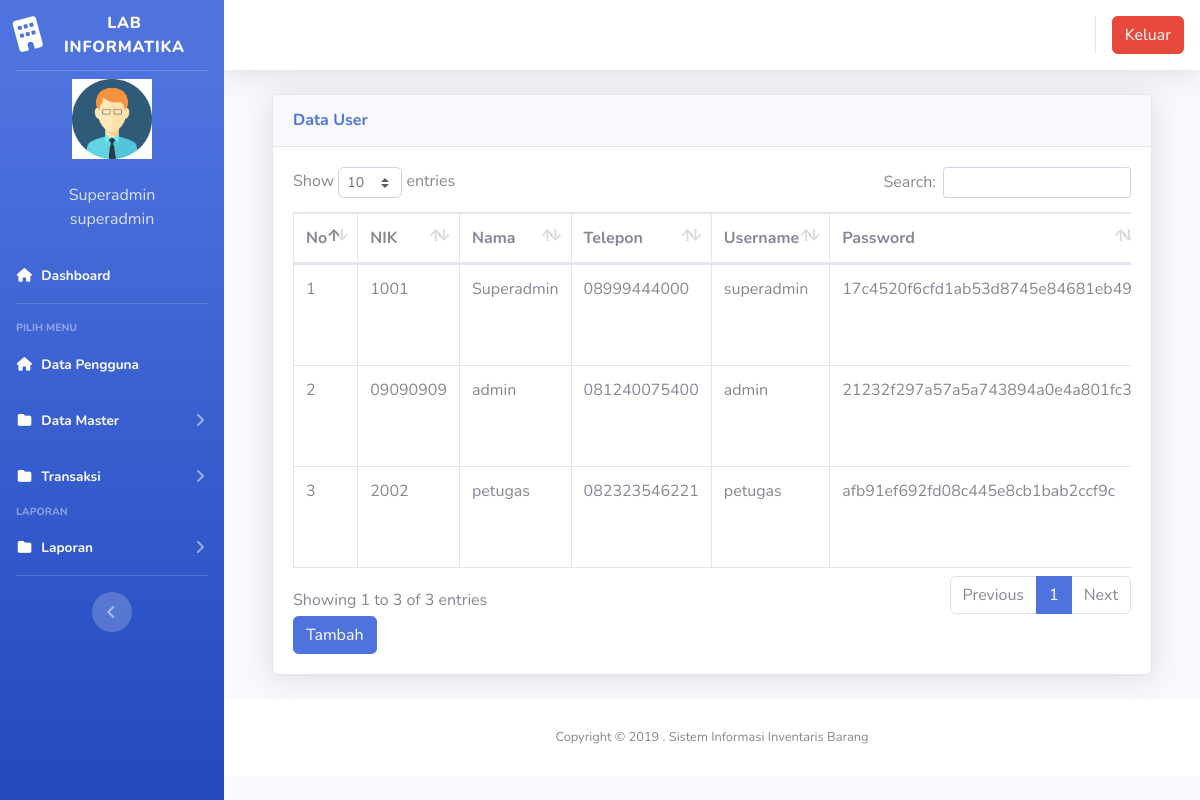
Page /index3.php?page=pengguna (signed in) on the committed database.
### tables this page shows
CREATE TABLE `users` (
  `id` int(11) NOT NULL,
  `nik` varchar(10) NOT NULL,
  `nama` varchar(100) NOT NULL,
  `alamat` varchar(200) NOT NULL,
  `telepon` varchar(100) NOT NULL,
  `username` varchar(100) NOT NULL,
  `password` varchar(100) NOT NULL,
  `level` varchar(25) NOT NULL DEFAULT 'member',
  `foto` varchar(25) NOT NULL
);

### page/pengguna/pengguna.php (the view, shortened to what this page needs)
<div class="container-fluid">
  <div class="card shadow mb-4">
    <div class="card-header py-3">
      <h6 class="m-0 font-weight-bold text-primary">Data User</h6>
    </div>
    <div class="card-body">
      <div class="table-responsive">
        <table class="table table-bordered" id="dataTable" width="100%" cellspacing="0">
        <thead>
                                <tr>
			<th>No</th>
			<th>NIK</th>
			<th>Nama</th>
			<th>Telepon</th>
			<th>Username</th>
                                    <th>Password</th>
                                </tr>
		</thead>
          <tbody>
            <?php
	$no = 1;
	$sql = $koneksi->query("select * from users");
	while ($data = $sql->fetch_assoc()) {
	?>
                                <tr>
                                    <td><?php echo $no++; ?></td>
			<td><?php echo $data['nik'] ?></td>
			<td><?php echo $data['nama'] ?></td>
			<td><?php echo $data['telepon'] ?></td>
                                    <td><?php echo $data['username'] ?></td>
			<td><?php echo $data['password'] ?></td>
                                </tr>
	<?php }?>
		   </tbody>
                        </table>
<a href="?page=pengguna&aksi=tambahpengguna" class="btn btn-primary" >Tambah</a>
      </div>
    </div>
  </div>
</div>

### index3.php (shortened to what this page needs)
<?php
	$koneksi = new mysqli("localhost","root","","inventori");
	?>
<!DOCTYPE html>
<html lang="en">
<head>
  <link href="vendor/fontawesome-free/css/all.min.css" rel="stylesheet" type="text/css">
  <link href="css/sb-admin-2.min.css" rel="stylesheet">
  <link href="vendor/datatables/dataTables.bootstrap4.min.css" rel="stylesheet">
</head>
<body id="page-top">
  <div id="wrapper">
    <ul class="navbar-nav bg-gradient-primary sidebar sidebar-dark accordion" id="accordionSidebar">
      <a class="sidebar-brand d-flex align-items-center justify-content-center" href="index3.php">
        <div class="sidebar-brand-icon rotate-n-15">
          <i class="fas fa-building"></i>
        </div>
        <div class="sidebar-brand-text mx-2">LAB INFORMATIKA</div>
      </a>
      <hr class="sidebar-divider my-0">
 <?php
   if ($_SESSION['superadmin']) {
	   $user = $_SESSION['superadmin'];
   }
   $sql =$koneksi->query("select * from users where id='$user'");
   $data = $sql->fetch_assoc();
   ?>
    <li class="d-flex align-items-center justify-content-center">
        <a class="nav-link">
		 <img src="img/<?php echo $data['foto']?>" class="img-circle" width="80" alt="User"/></a>
	  </li>
		 <li class="nav-item ">
        <a class="nav-link">
         	<div class="d-flex align-items-center justify-content-center" class="name">  <?php echo  $data['nama'];?></div></font>
			<div class="d-flex align-items-center justify-content-center" class="email"><?php echo $data['level'];?></div>
		 </a>
      </li>
      <li class="nav-item active">
        <a class="nav-link" href="?page=home3">
          <i class="fas fa-fw fa-home"></i>
          <span>Dashboard</span></a>
      </li>
      <hr class="sidebar-divider">
      <div class="sidebar-heading">
        Pilih Menu
      </div>
	    <li class="nav-item active">
        <a class="nav-link" href="?page=pengguna">
          <i class="fas fa-fw fa-home"></i>
          <span>Data Pengguna</span></a>
      </li>
	   <li class="nav-item active">
        <a class="nav-link collapsed" href="#" data-toggle="collapse" data-target="#collapseData" aria-expanded="true" aria-controls="collapseData">
          <i class="fas fa-fw fa-folder"></i>
          <span>Data Master</span>
        </a>
      </li>
	    <li class="nav-item active">
        <a class="nav-link collapsed" href="#" data-toggle="collapse" data-target="#collapsePages" aria-expanded="true" aria-controls="collapsePages">
          <i class="fas fa-fw fa-folder"></i>
          <span>Transaksi</span>
        </a>
      </li>
      <div class="sidebar-heading">
        Laporan
      </div>
	     <li class="nav-item active">
        <a class="nav-link collapsed" href="#" data-toggle="collapse" data-target="#collapseLaporan" aria-expanded="true" aria-controls="collapseLaporan">
          <i class="fas fa-fw fa-folder"></i>
          <span>Laporan</span>
        </a>
      </li>
      <hr class="sidebar-divider d-none d-md-block">
      <div class="text-center d-none d-md-inline">
        <button class="rounded-circle border-0" id="sidebarToggle"></button>
      </div>
    </ul>
    <div id="content-wrapper" class="d-flex flex-column">
      <div id="content">
        <nav class="navbar navbar-expand navbar-light bg-white topbar mb-4 static-top shadow">
          <ul class="navbar-nav ml-auto">
            <li class="nav-item dropdown no-arrow">
			 <div class="top-menu">
        <ul class="nav pull-right top-menu">
           <li><a onclick="return confirm('Apakah anda yakin akan logout?')" class="btn btn-danger" class="logout" href="logout.php">Keluar</a></li>
        </ul>
      </div>
            </li>
          </ul>
        </nav>
        <div class="container-fluid">
		 <section class="content">
		      <?php
			   $page = $_GET['page'];
			   $aksi = $_GET['aksi'];
			   	if ($page == "pengguna") {
				   if ($aksi == "") {
					   include "page/pengguna/pengguna.php";
				   }
			   }
			   ?>
    </section>
</div>
      <footer class="sticky-footer bg-white">
        <div class="container my-auto">
          <div class="copyright text-center my-auto">
            <span>Copyright &copy; 2019 . Sistem Informasi Inventaris Barang</span>
          </div>
        </div>
      </footer>
    </div>
  </div>
  </div>
</body>
</html>

### rows in the picture
users: foto (picture), nama "Superadmin", level "superadmin", nik "1001", telepon "08999444000", username "superadmin", password "17c4520f6cfd1ab53d8745e84681eb49"
users: nik "09090909", nama "admin", telepon "081240075400", username "admin", password "21232f297a57a5a743894a0e4a801fc3"
users: nik "2002", nama "petugas", telepon "082323546221", username "petugas", password "afb91ef692fd08c445e8cb1bab2ccf9c"
